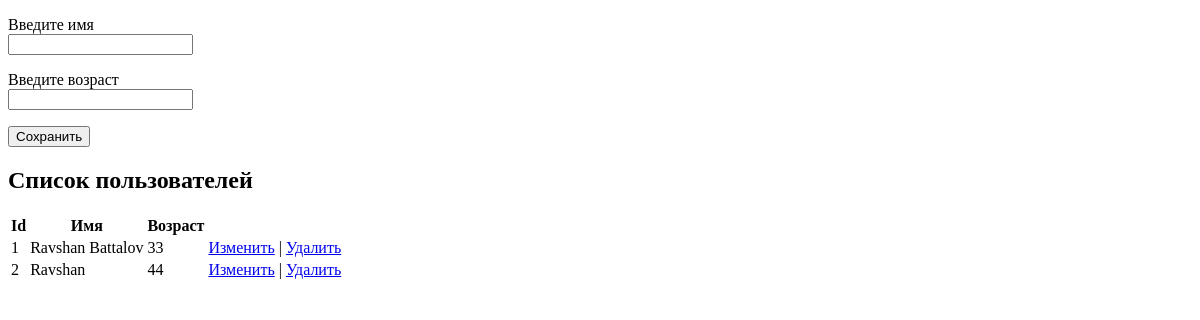
Before: / with the older database file.
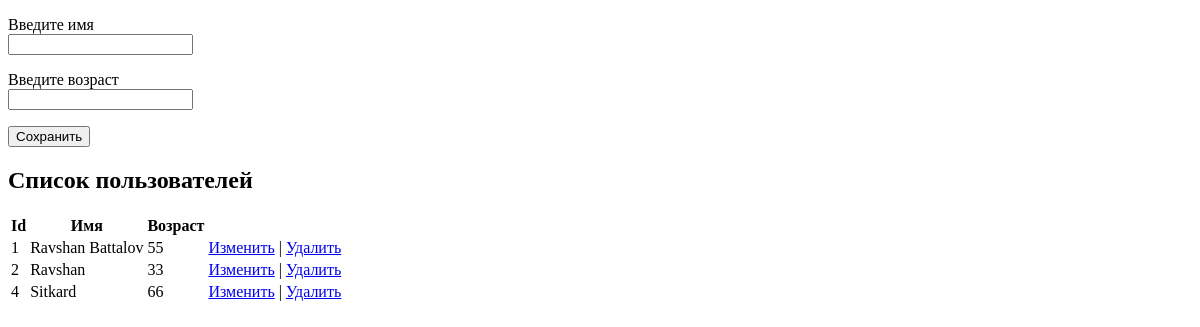
After: the same page with the newer database file.
### crud/models.py (models this page shows, shortened)
class Person(models.Model):
    name = models.CharField(max_length=20)
    age = models.IntegerField()

### crud/views.py (the view)
# urls.py: path('', views.index),
def index(request):
    people = Person.objects.all()
    return render(request, 'index.html', {'people': people})

### templates/index.html (shortened to what this page needs)
<!DOCTYPE html>
<html>
<head>
</head>
<body>
<form method="POST" action="create/">
    <p>
        <label>Введите имя</label><br>
        <input type="text" name="name"/>
    </p>
    <p>
        <label>Введите возраст</label><br>
        <input type="number" name="age"/>
    </p>
    <input type="submit" value="Сохранить">
</form>
{% if people.count > 0 %}
<h2>Список пользователей</h2>
<table>
    <thead>
    <th>Id</th>
    <th>Имя</th>
    <th>Возраст</th>
    <th></th>
    </thead>
    {% for person in people %}
    <tr>
        <td>{{ person.id }}</td>
        <td>{{ person.name }}</td>
        <td>{{ person.age }}</td>
        <td><a href="edit/{{ person.id }}">Изменить</a> | <a href="delete/{{ person.id }}">Удалить</a></td>
    </tr>
    {% endfor %}
</table>
{% endif %}
</body>
</html>

Changed rows visible on the page:
changed Person "Ravshan Battalov": age "33" → "55"
changed Person "Ravshan": age "44" → "33"
added Person: id "4", name "Sitkard", age "66"
